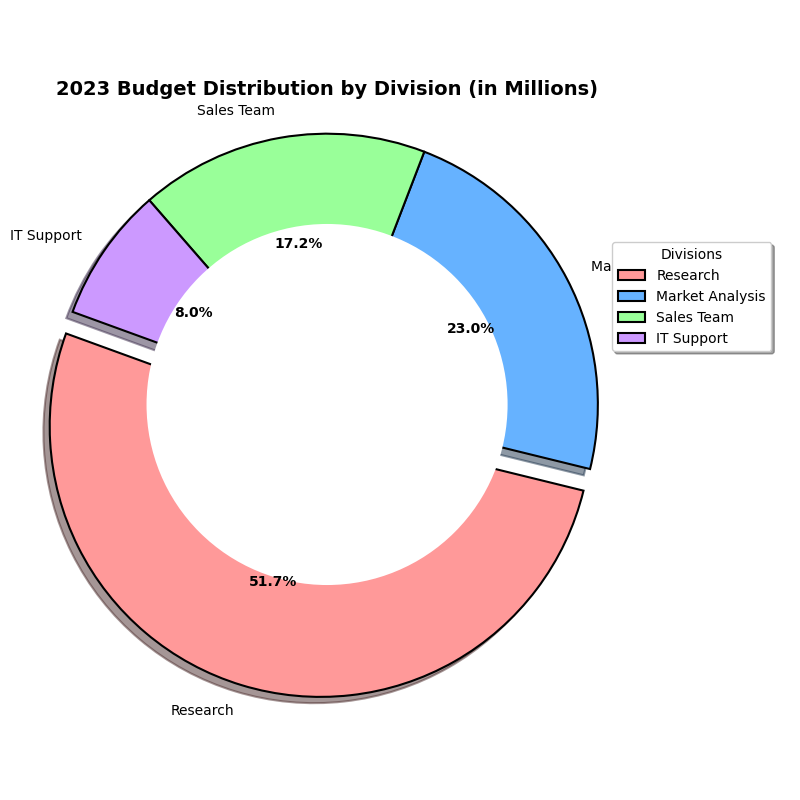

Generate this figure with Python:
import matplotlib.pyplot as plt

departments = ['Research', 'Market Analysis', 'Sales Team', 'IT Support']
expenditure = [45, 20, 15, 7]  # in millions
colors = ['#FF9999', '#66B2FF', '#99FF99', '#CC99FF']
explode = (0.1, 0, 0, 0)

fig, ax1 = plt.subplots(figsize=(8, 8))

wedges, texts, autotexts = ax1.pie(
    expenditure, explode=explode, labels=departments, colors=colors, autopct='%1.1f%%', 
    startangle=160, shadow=True, wedgeprops=dict(edgecolor='black', linewidth=1.5), radius=1.2)

centre_circle = plt.Circle((0,0),0.8,fc='white')
fig.gca().add_artist(centre_circle)

plt.setp(autotexts, size=10, weight="bold", color="black")

ax1.set_title('2023 Budget Distribution by Division (in Millions)', fontsize=14, fontweight='bold', pad=20)
ax1.legend(title='Divisions', loc='upper right', bbox_to_anchor=(1.3, 0.8), shadow=True, fontsize=10)

plt.tight_layout()

plt.show()
